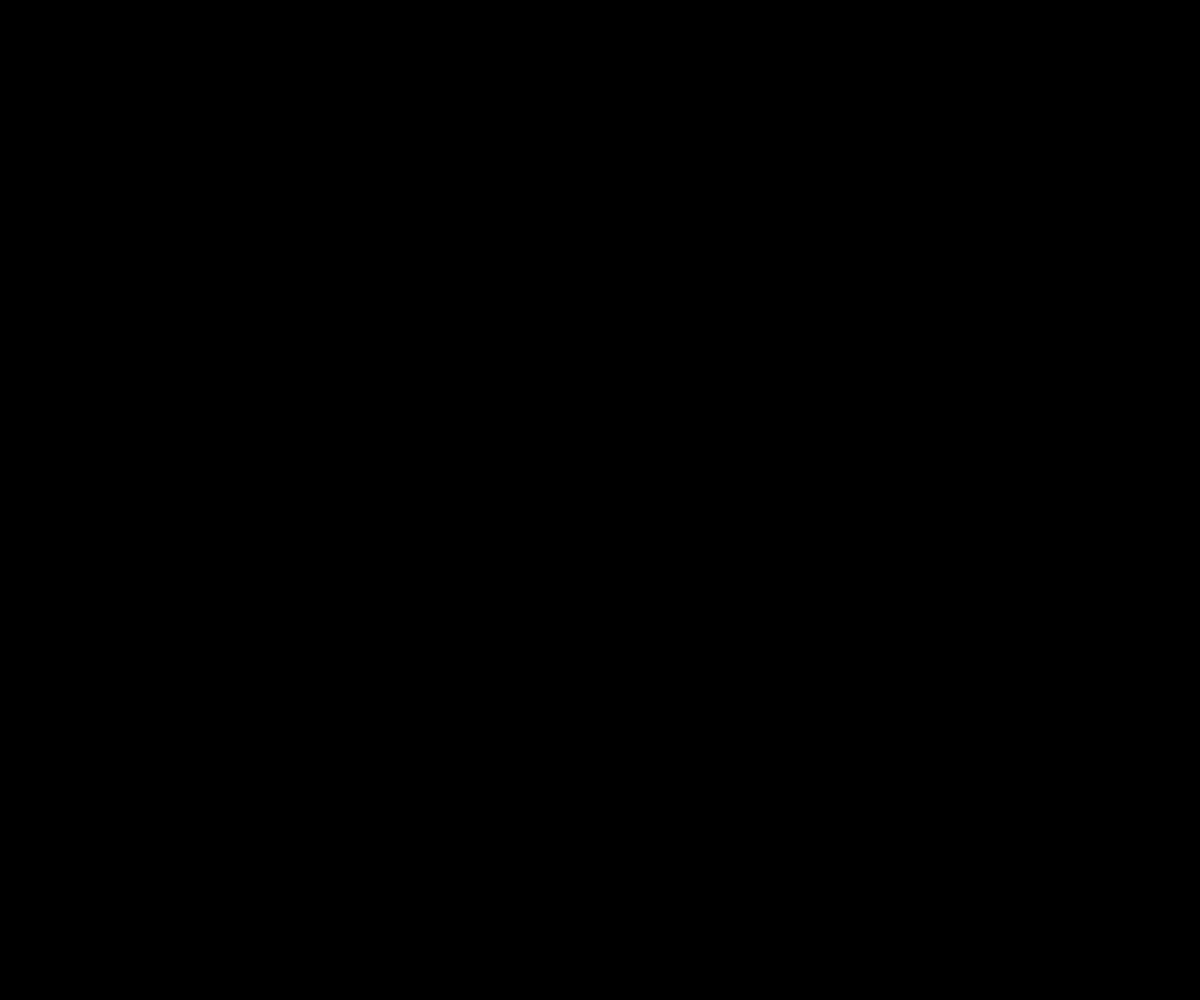
Frame 1 (no input)
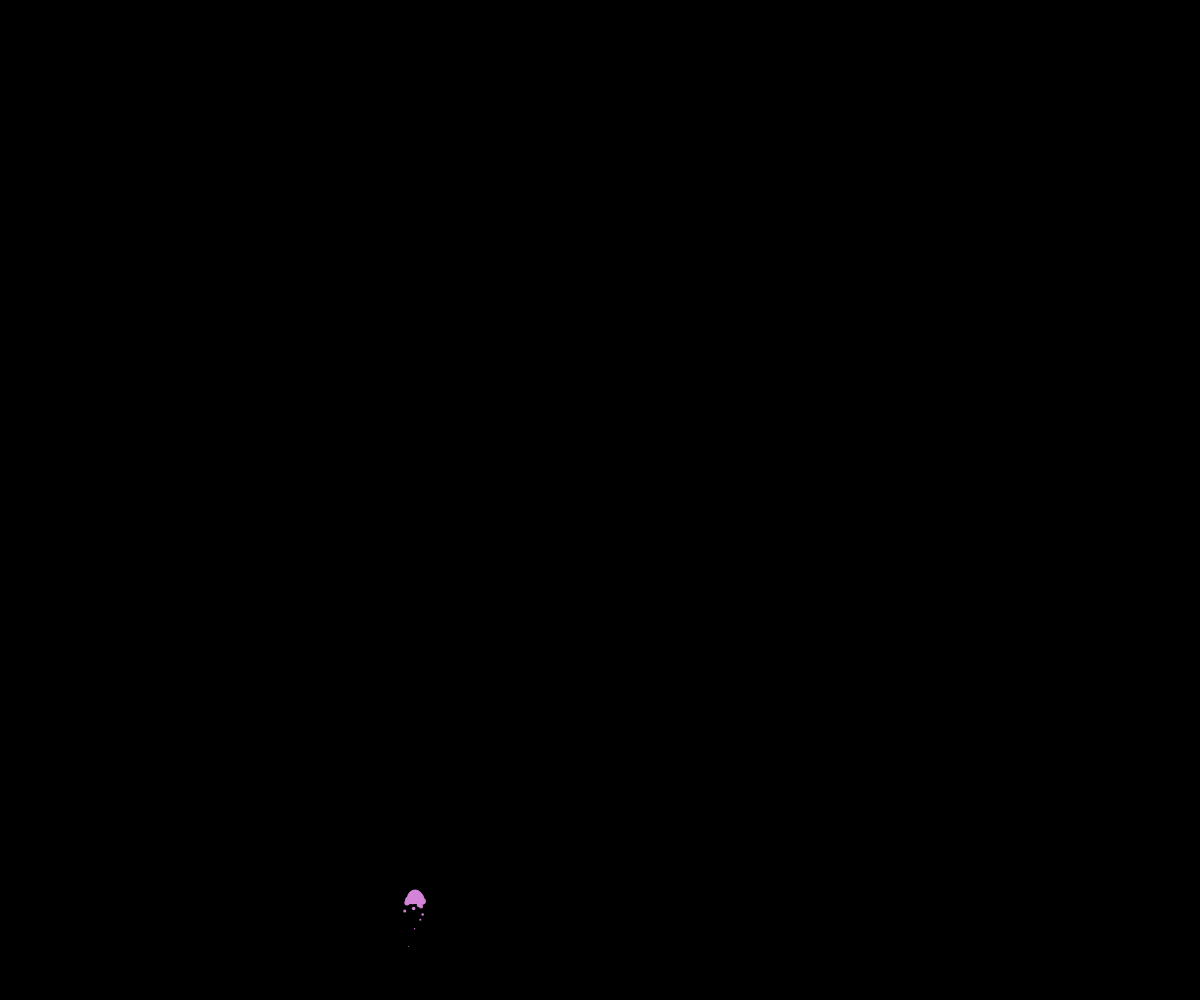
Frame 60 (no input)
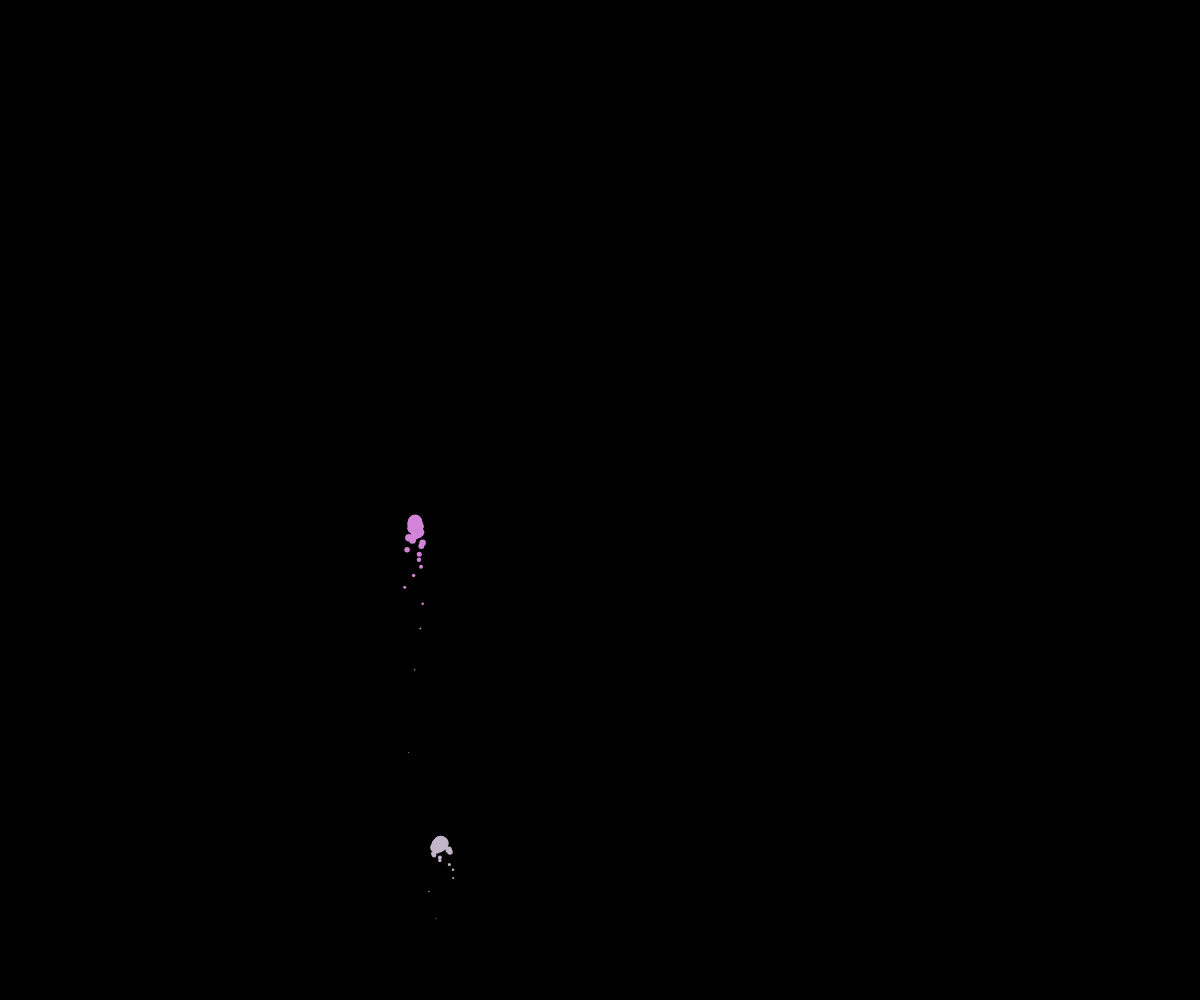
Frame 120 (the mouse pressed at the canvas centre since frame 60)

The p5.js sketch that drew these frames (run headless with seeded random() and noise() and a simulated clock; from frame 60 on, the mouse is pressed at the canvas centre):

// p5.js sketch
// ── sketch.js
let canvas;
let fireworks = [];

function windowResized() {
  resizeCanvas(document.documentElement.clientWidth, document.documentElement.clientHeight);
}

function setup(){
  // キャンバスの設定
  canvas=createCanvas(document.documentElement.clientWidth, document.documentElement.clientHeight);
  canvas.position(0,0);
  canvas.style('z-index','-1');
  colorMode(RGB);
  frameRate(60);
}

function draw(){
  // 背景色を設定
  background(0);
  noStroke();

  // 花火を打ち上げる間隔を調整
  if (0 === frameCount%45) {
    fireworks.push(new DrawEllipse());
  }

  for(let i=0; i<fireworks.length; i++){
    // 打ち切った花火を処理対象から外す（配列から削除する）
    if (fireworks[i].getAlpha < 0 || fireworks[i].getDelete) {
      fireworks = fireworks.filter(n => n !== fireworks[i]);
    }

    // 打ち上げアニメーションを呼び出す
    if (fireworks[i].getRisingFlg) {
      fireworks[i].drawRising();
    }

    // 打ち上がったら爆発アニメーションを呼び出す
    // if (array[i].getExplosionFlg) {
    // }
  }
}

class DrawEllipse {
  constructor() {
    // 初期設定 //////////
    // 花火の色
    this.r = random(155) + 100;
    this.g = random(155) + 100;
    this.b = random(155) + 100;
    this.a = 255;

    // 初期位置
    this.x = random(width);
    this.y = height;

    // 花火の玉の大きさ
    this.w = random(5, 10);

    // 花火の高さ
    this.maxHeight = random(height/4, height/2);

    // 花火が打ち上がる速さ
    this.speed = 90;

    // 残像のズレ
    this.n = [];
    for (let i=30; 0<i; i--) {
      this.n.push(random(-i/2, i/2));
    }

    // 処理で使うためのステータス
    this.risingFlg = true;
    this.explosionFlg = false;
    this.frame = 0;
  }

  get getAlpha() {
    return this.a;
  }

  get getFrame() {
    return this.frame;
  }

  get getRisingFlg() {
    return this.risingFlg;
  }

  get getExplosionFlg() {
    return this.explosionFlg;
  }

  get getDelete() {
    return 255 < this.frame ? true : false;
  }

  // 打ち上げアニメーション
  drawRising() {
    this.frame = this.frame + 1;

    // 打ち上がるスピード
    this.y = this.y - (sin((((this.speed*2)-this.frame)/100)*90/this.speed))*((height - this.maxHeight)/100); //  this.y - ((height - this.maxHeight)/(100-(20-this.frame)))

    // 残像を制御
    for (let i=30; 0<i; i--) {
      if (this.y - (this.y - height)/i < height) {
        this.update(this.x + this.n[i], this.y - (this.y - height)/i, this.w-(this.w-i/2), this.a - (round((32/i))));
      }
    }

    // 一定時間経ったら徐々に消す
    if (this.speed*1.2 < this.frame) {
      this.a = this.a - 5;
    }
  }

  // 花火を表示する
  update(x, y, w, a) {
    let c = color(this.r, this.g, this.b);
    c.setAlpha(a);
    fill(c);
    ellipse(x, y, w, w);
  }
}
